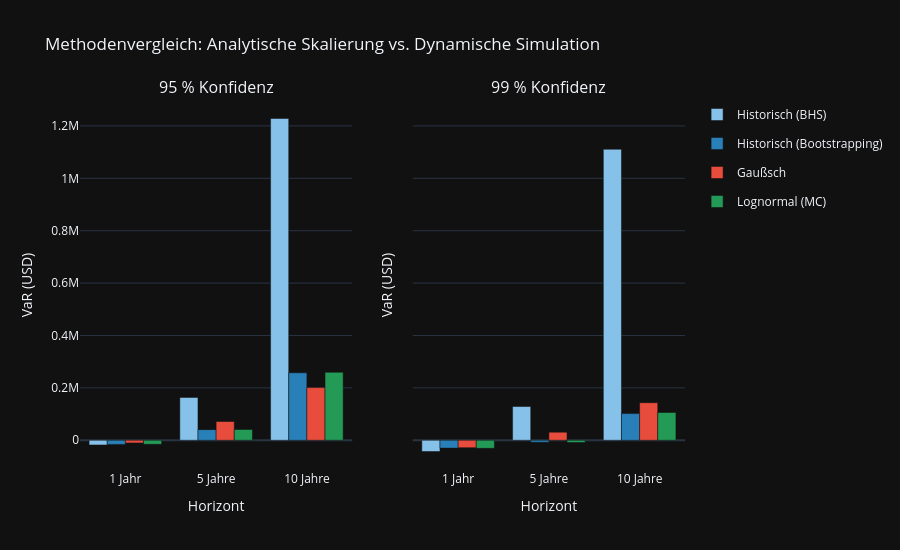

The notebook cell this image was saved under:
### Markdown cell above
## Methodenvergleich

Hier stellen wir die drei Hauptmethoden direkt nebeneinander, für alle drei Horizonte und beide Konfidenzniveaus. So sieht man auf einen Blick, wo sie konvergieren und wo sie auseinanderlaufen. Die Black-Swan-Variante lassen wir bewusst raus, weil sie konzeptionell anders ist und im Black-Swan-Block separat behandelt wird.

### Code cell
# 1. Daten direkt übernehmen (keine Konsolidierung mehr nötig)
plot_data = core_results.copy()

# 2. Erweitertes Dictionary für alle 6 Traces
plot_methods = [
    'Historisch (BHS)', 
    'Historisch (Bootstrapping)', 
    'Gaußsch', 
    'Lognormal (MC)'
]

# Didaktische Farbwahl für die Präsentation
method_colors = {
    'Historisch (BHS)': 'rgb(133, 193, 233)',          # Hellblau
    'Historisch (Bootstrapping)': 'rgb(41, 128, 185)', # Dunkelblau
    'Gaußsch': 'rgb(231, 76, 60)',                     # Rot
    'Lognormal (MC)': 'rgb(35, 155, 86)'   # Dunkelgrün
}

fig_p2 = make_subplots(rows=1, cols=2, subplot_titles=("95 % Konfidenz", "99 % Konfidenz"), shared_yaxes=True)
horizon_order = list(horizons.keys())

for col_idx, conf_label in enumerate(confidence_levels.keys(), start=1):
    subset = plot_data[plot_data['Konfidenzniveau'] == conf_label]
    
    for method in plot_methods:
        method_data = subset[subset['Methode'] == method]
        if method_data.empty:
            continue
            
        method_data = method_data.set_index('Horizont').reindex(horizon_order).reset_index()
        
        fig_p2.add_trace(
            go.Bar(
                x=method_data['Horizont'],
                y=method_data['VaR ($)'],
                name=method,
                marker_color=method_colors[method],
                showlegend=(col_idx == 1),
                legendgroup=method 
            ),
            row=1, col=col_idx,
        )
        
    fig_p2.update_yaxes(title_text='VaR (USD)', row=1, col=col_idx)
    fig_p2.update_xaxes(title_text='Horizont', row=1, col=col_idx)

fig_p2.update_layout(
    template='plotly_dark',
    title='Methodenvergleich: Analytische Skalierung vs. Dynamische Simulation',
    barmode='group',
    height=550, # Leicht erhöht für die größere Legende
)

fig_p2.show()

### Figure 1 — Plotly figure (JSON) as saved in the notebook; plotly's stock layout.template omitted (floating-point values rounded to 4 significant figures)
{"data": [{"legendgroup": "Historisch (BHS)", "marker": {"color": "rgb(133, 193, 233)"}, "name": "Historisch (BHS)", "showlegend": true, "type": "bar", "x": ["1 Jahr", "5 Jahre", "10 Jahre"], "xaxis": "x", "y": [-17970.0, 163600.0, 1228000.0], "yaxis": "y"}, {"legendgroup": "Historisch (Bootstrapping)", "marker": {"color": "rgb(41, 128, 185)"}, "name": "Historisch (Bootstrapping)", "showlegend": true, "type": "bar", "x": ["1 Jahr", "5 Jahre", "10 Jahre"], "xaxis": "x", "y": [-15780.0, 40550.0, 257500.0], "yaxis": "y"}, {"legendgroup": "Gaußsch", "marker": {"color": "rgb(231, 76, 60)"}, "name": "Gaußsch", "showlegend": true, "type": "bar", "x": ["1 Jahr", "5 Jahre", "10 Jahre"], "xaxis": "x", "y": [-10010.0, 71700.0, 201100.0], "yaxis": "y"}, {"legendgroup": "Lognormal (MC)", "marker": {"color": "rgb(35, 155, 86)"}, "name": "Lognormal (MC)", "showlegend": true, "type": "bar", "x": ["1 Jahr", "5 Jahre", "10 Jahre"], "xaxis": "x", "y": [-15480.0, 41220.0, 259500.0], "yaxis": "y"}, {"legendgroup": "Historisch (BHS)", "marker": {"color": "rgb(133, 193, 233)"}, "name": "Historisch (BHS)", "showlegend": false, "type": "bar", "x": ["1 Jahr", "5 Jahre", "10 Jahre"], "xaxis": "x2", "y": [-42910.0, 128800.0, 1111000.0], "yaxis": "y2"}, {"legendgroup": "Historisch (Bootstrapping)", "marker": {"color": "rgb(41, 128, 185)"}, "name": "Historisch (Bootstrapping)", "showlegend": false, "type": "bar", "x": ["1 Jahr", "5 Jahre", "10 Jahre"], "xaxis": "x2", "y": [-29950.0, -7701.0, 101700.0], "yaxis": "y2"}, {"legendgroup": "Gaußsch", "marker": {"color": "rgb(231, 76, 60)"}, "name": "Gaußsch", "showlegend": false, "type": "bar", "x": ["1 Jahr", "5 Jahre", "10 Jahre"], "xaxis": "x2", "y": [-28270.0, 30880.0, 143400.0], "yaxis": "y2"}, {"legendgroup": "Lognormal (MC)", "marker": {"color": "rgb(35, 155, 86)"}, "name": "Lognormal (MC)", "showlegend": false, "type": "bar", "x": ["1 Jahr", "5 Jahre", "10 Jahre"], "xaxis": "x2", "y": [-30800.0, -8585.0, 105900.0], "yaxis": "y2"}], "layout": {"annotations": [{"font": {"size": 16}, "showarrow": false, "text": "95 % Konfidenz", "x": 0.225, "xanchor": "center", "xref": "paper", "y": 1, "yanchor": "bottom", "yref": "paper"}, {"font": {"size": 16}, "showarrow": false, "text": "99 % Konfidenz", "x": 0.775, "xanchor": "center", "xref": "paper", "y": 1, "yanchor": "bottom", "yref": "paper"}], "barmode": "group", "height": 550, "title": {"text": "Methodenvergleich: Analytische Skalierung vs. Dynamische Simulation"}, "xaxis": {"anchor": "y", "domain": [0, 0.45], "title": {"text": "Horizont"}}, "xaxis2": {"anchor": "y2", "domain": [0.55, 1], "title": {"text": "Horizont"}}, "yaxis": {"anchor": "x", "domain": [0, 1], "title": {"text": "VaR (USD)"}}, "yaxis2": {"anchor": "x2", "domain": [0, 1], "matches": "y", "showticklabels": false, "title": {"text": "VaR (USD)"}}}}
